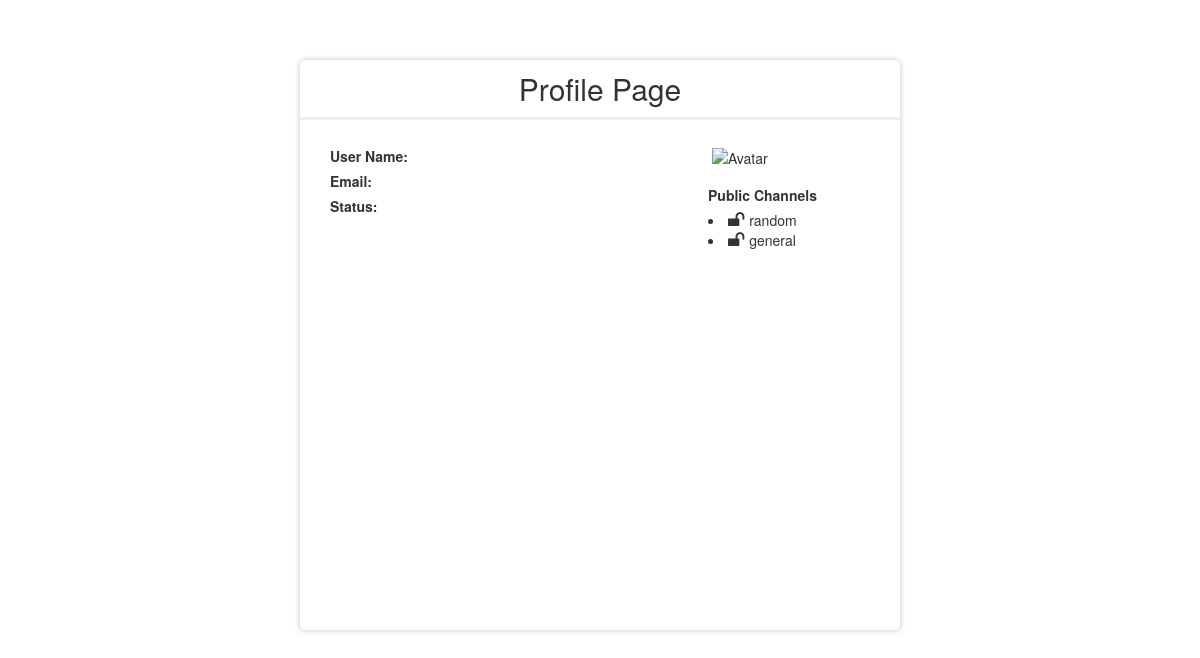
Page /userProfile.php?email=npabb001@odu.edu (signed in) on the earlier database version.
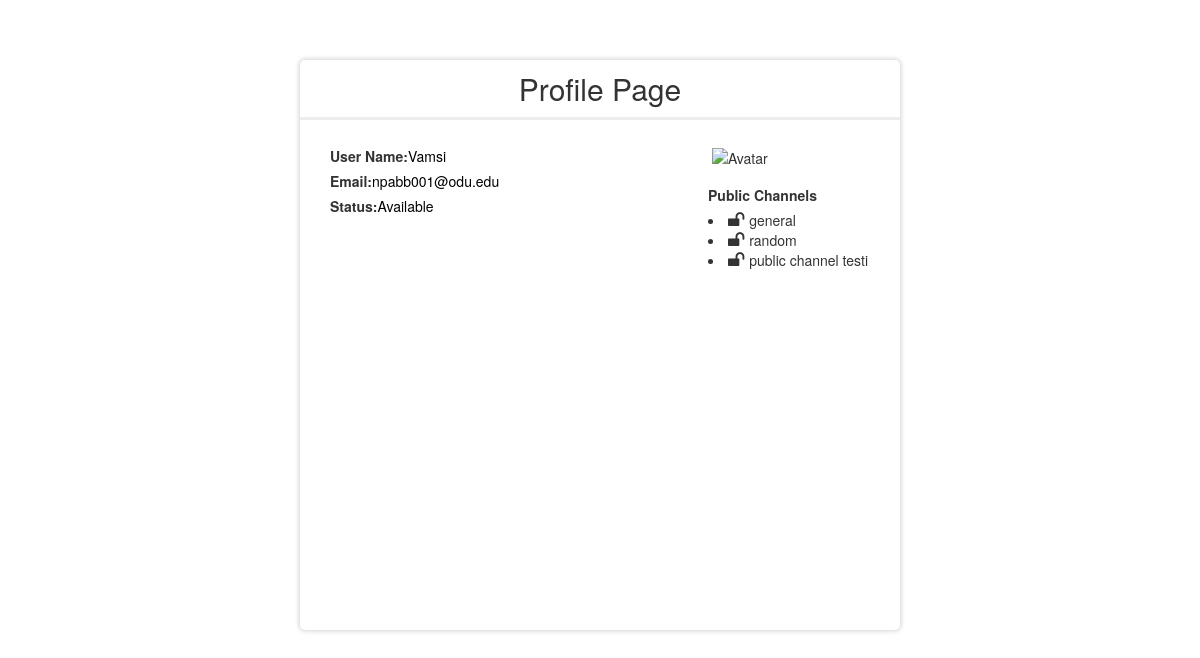
Same page on the later database version.
### tables this page shows
CREATE TABLE IF NOT EXISTS `channels` (
  `channel_id` int(20) NOT NULL,
  `channel_name` varchar(200) NOT NULL,
  `purpose` varchar(500) NOT NULL,
  `created_by_user_email` varchar(50) NOT NULL,
  `createdon` timestamp NOT NULL DEFAULT '0000-00-00 00:00:00' ON UPDATE CURRENT_TIMESTAMP,
  `access_specifiers` tinyint(1) NOT NULL DEFAULT '0',
  `isArchive` tinyint(1) NOT NULL DEFAULT '0'
);

CREATE TABLE IF NOT EXISTS `users` (
  `email` varchar(50) NOT NULL,
  `user_name` varchar(20) NOT NULL,
  `display_name` varchar(20) NOT NULL,
  `status` varchar(50) NOT NULL DEFAULT 'Available',
  `mode_id` int(10) NOT NULL DEFAULT '0',
  `display_pic` varchar(200) NOT NULL DEFAULT '0' COMMENT '0=gravatar,1=local pic',
  `description` varchar(200) NOT NULL DEFAULT 'bio',
  `password` varchar(20) NOT NULL,
  `phone_no` int(13) NOT NULL DEFAULT '1234567890',
  `skype_id` varchar(20) NOT NULL DEFAULT 'skype id',
  `timestamp` timestamp NOT NULL DEFAULT CURRENT_TIMESTAMP ON UPDATE CURRENT_TIMESTAMP
);

### userProfile.php (the view, shortened to what this page needs)
<?php
include_once "sqlQueries.php";
?>
<!DOCTYPE html>
<html>
    <head>
        <link rel="stylesheet" type="text/css" href="./profilePage.css">
        <link rel="stylesheet" href="https://maxcdn.bootstrapcdn.com/bootstrap/3.3.7/css/bootstrap.min.css">
        <link rel="stylesheet" href="https://cdnjs.cloudflare.com/ajax/libs/font-awesome/4.7.0/css/font-awesome.min.css">
    </head>
    <body>
        <div class = "formDiv">
            <h2 >Profile Page</h2>
                <div class="container" style = "height:100%; width:95%;">
                <div class = "leftside" style="float:left;width: 70%;">
                    <label><b>User Name:</b></label><span class="profileStyle"><?php $result = getUserDetails($_GET['email']); echo $result['display_name'] ?></span><br>
                    <label><b>Email:</b></label><span class="profileStyle"><?php $result = getUserDetails($_GET['email']); echo $result['email'] ?></span><br>
                    <label><b>Status:</b></label><span class="profileStyle"><?php $result = getUserDetails($_GET['email']); echo $result['status'] ?></span><br>
                </div>
                <div class ="profilePic" style="width:30%;height:100%;float:right">
                    <img src="./assets/images/homePage.png" width="100%" height="40%" alt="Avatar" class="avatar">
                    <div class = "channels">
                        <label>Public Channels</label>
                        <?php
                            $result =getAllPublicChannels($_GET['email']);
                            echo $result
                        ?>
                    </div>
                </div>
                <div class="clearfix">
                </div>
              </div>
        </div>
    </body>
</html>

### sqlQueries.php (shortened to what this page needs)
<?php
$conn = new mysqli(DB_HOST, DB_USER, DB_PASSWORD,DB_NAME)
	OR die ('Could not connect to MySQL: '.mysql_error());
function getUserDetails($email){
	global $conn;
	$sql = "SELECT * FROM users where email= '".$email."'";
    $result = $conn->query($sql);
    $row = $result->fetch_assoc();
    return $row;
}
function getAllPublicChannels($email){
	global $conn;
	$sql = "SELECT channels.channel_name FROM `userChannels` join channels on userChannels.channel_id=channels.channel_id where userChannels.user_email='$email' and access_specifiers=0";
    $result = mysqli_query($conn, $sql);
    $string = "";
    while(($row = mysqli_fetch_assoc($result)))
	{
    	$string=$string."<li ><i style='font-size: 126%;padding-right: 3%;' class='fa'>&#xf09c;</i>".$row['channel_name']."</li>";
	}
	return $string;
}
 ?>

Differences in the rows shown:
added users: display_name "Vamsi", email "npabb001@odu.edu", status "Available"
added channels: channel_name "public channel testi"
